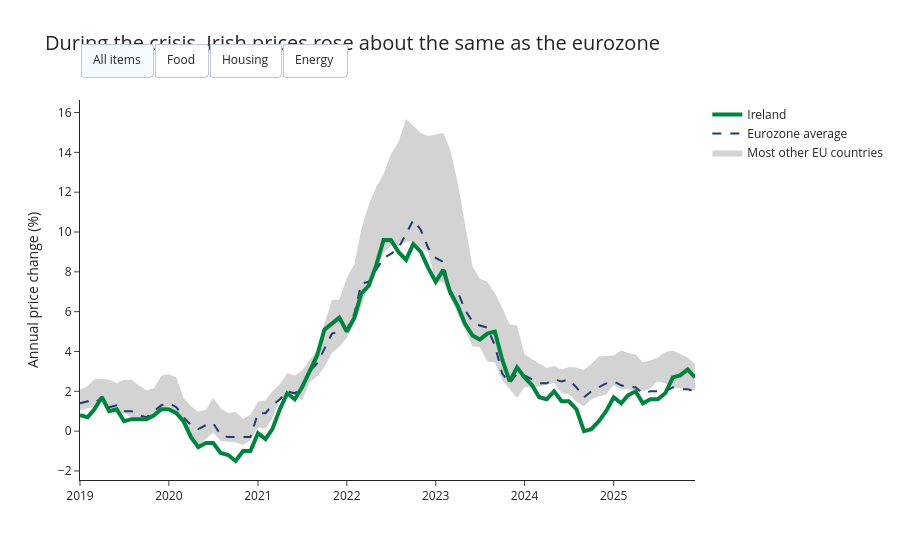

Notebook source saved alongside this figure:
### Markdown cell above
### 2.6 Final chart - all 4 categories with buttons

### Code cell
# Source: Plotly custom buttons, https://plotly.com/python/custom-buttons/
# and Plotly continuous error bands, https://plotly.com/python/continuous-error-bars/

categories = ["All items", "Food", "Housing", "Energy"]

# Headline title for each button (numbers from Step 2.3)
titles = {
    "All items": "During the crisis, Irish prices rose about the same as the eurozone",
    "Food": "During the crisis, Irish food prices rose less than in any other EU country",
    "Housing": "During the crisis, Irish housing costs rose almost twice as fast as the eurozone",
    "Energy": "During the crisis, Irish energy prices rose faster than the eurozone",
}

final_chart = go.Figure()

# Same 4 lines as Step 2.5, once for each category
for category in categories:
    band_one = band[band["category"] == category]
    ireland_line = clean_data[(clean_data["category"] == category) & (clean_data["geo"] == "Ireland")]
    euro_line = clean_data[(clean_data["category"] == category) & (clean_data["geo"] == "Euro area")]

    # Only "All items" is shown when the chart opens
    show = (category == "All items")

    # Grey band, Eurozone average and Ireland (same as Step 2.5)
    final_chart.add_trace(go.Scatter(x=band_one["month"], y=band_one["low"],
                                     line=dict(width=0), showlegend=False, visible=show))
    final_chart.add_trace(go.Scatter(x=band_one["month"], y=band_one["high"],
                                     line=dict(width=0), fill="tonexty", fillcolor="lightgrey",
                                     name="Most other EU countries", visible=show))
    final_chart.add_trace(go.Scatter(x=euro_line["month"], y=euro_line["value"], name="Eurozone average",
                                     line=dict(color="#1F3B73", width=2, dash="dash"), visible=show))
    final_chart.add_trace(go.Scatter(x=ireland_line["month"], y=ireland_line["value"], name="Ireland",
                                     line=dict(color="#00843D", width=4), visible=show))

# One button per category
buttons = []
for i, category in enumerate(categories):
    # 16 lines in total (4 per category). Switch on only this category's 4 lines
    visible = [False] * 16
    visible[i * 4 : i * 4 + 4] = [True] * 4

    buttons.append(dict(label=category, method="update",
                        args=[{"visible": visible},
                              {"title.text": titles[category], "yaxis.autorange": True}]))

final_chart.update_layout(title=titles["All items"],
                          title_font_size=20,
                          yaxis_title="Annual price change (%)",
                          template="simple_white",
                          updatemenus=[dict(type="buttons", direction="right", buttons=buttons,
                                            x=0, xanchor="left", y=1.15)])

final_chart.show()
